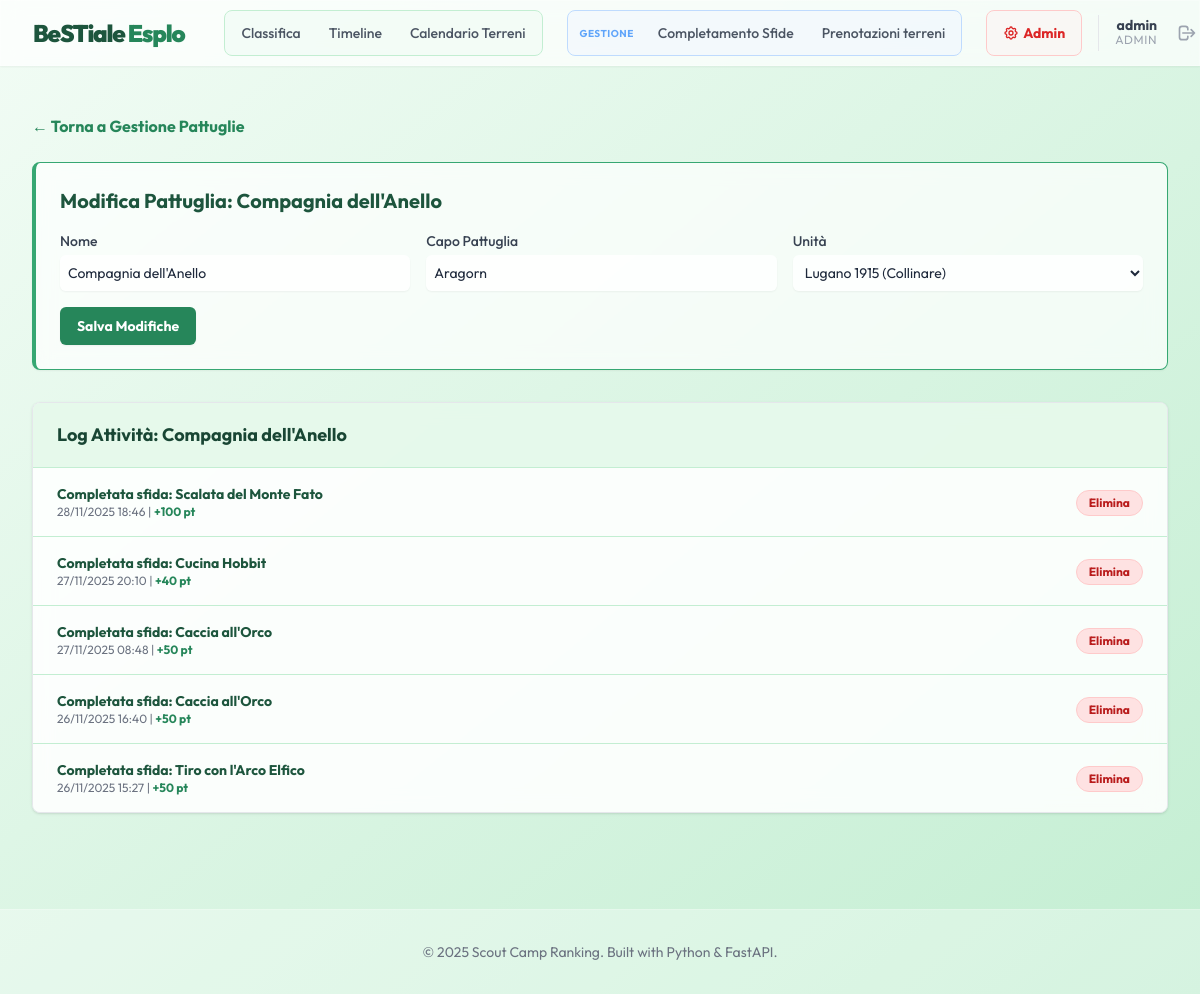
/admin/pattuglie/1 (signed in), run on the app's committed database.
### app/models.py (models this page shows)
class User(Base):
    __tablename__ = "users"
    id: Mapped[int] = mapped_column(primary_key=True, index=True)
    username: Mapped[str] = mapped_column(unique=True, index=True)
    password_hash: Mapped[str] = mapped_column()
    role: Mapped[str] = mapped_column()  # 'unit', 'tech', 'admin'
    unita_id: Mapped[int | None] = mapped_column(ForeignKey("unita.id"), nullable=True)
    unita: Mapped[Optional["Unita"]] = relationship()

class Pattuglia(Base):
    __tablename__ = "pattuglie"
    id: Mapped[int] = mapped_column(primary_key=True, index=True)
    name: Mapped[str] = mapped_column(unique=True, index=True)
    capo_pattuglia: Mapped[str] = mapped_column()
    unita_id: Mapped[int] = mapped_column(ForeignKey("unita.id"))
    current_score: Mapped[int] = mapped_column(default=0)
    unita: Mapped["Unita"] = relationship(back_populates="pattuglie")
    completions: Mapped[list["Completion"]] = relationship(back_populates="pattuglia")

class Unita(Base):
    __tablename__ = "unita"
    id: Mapped[int] = mapped_column(primary_key=True, index=True)
    name: Mapped[str] = mapped_column(unique=True, index=True)
    sottocampo: Mapped[str] = mapped_column()
    pattuglie: Mapped[list["Pattuglia"]] = relationship(back_populates="unita")

class Completion(Base):
    __tablename__ = "completions"
    id: Mapped[int] = mapped_column(primary_key=True, index=True)
    pattuglia_id: Mapped[int] = mapped_column(ForeignKey("pattuglie.id"))
    challenge_id: Mapped[int] = mapped_column(ForeignKey("challenges.id"))
    timestamp: Mapped[datetime] = mapped_column(default=datetime.utcnow)
    pattuglia: Mapped["Pattuglia"] = relationship(back_populates="completions")
    challenge: Mapped["Challenge"] = relationship(back_populates="completions")

class Challenge(Base):
    __tablename__ = "challenges"
    id: Mapped[int] = mapped_column(primary_key=True, index=True)
    name: Mapped[str] = mapped_column(unique=True, index=True)
    description: Mapped[str] = mapped_column()
    points: Mapped[int] = mapped_column()
    is_fungo: Mapped[bool] = mapped_column(default=False)
    reward_tokens: Mapped[int] = mapped_column(default=0)
    completions: Mapped[list["Completion"]] = relationship(back_populates="challenge")

### app/routers/admin.py (the view)
@router.get("/pattuglie/{pattuglia_id}", response_class=HTMLResponse)
async def edit_pattuglia_form(
    pattuglia_id: int, request: Request, db: Session = Depends(get_db), user: User = Depends(get_admin_user)
):
    pattuglia = db.query(Pattuglia).filter(Pattuglia.id == pattuglia_id).first()
    unita = db.query(Unita).all()
    if not pattuglia:
        raise HTTPException(status_code=404, detail="Pattuglia not found")
    completions = (
        db.query(Completion)
        .filter(Completion.pattuglia_id == pattuglia_id)
        .options(joinedload(Completion.challenge))
        .order_by(Completion.timestamp.desc())
        .all()
    )
    return templates.TemplateResponse(
        "edit_pattuglia.html",
        {"request": request, "pattuglia": pattuglia, "unita": unita, "completions": completions, "user": user},
    )

### app/templates/edit_pattuglia.html
{% extends "base.html" %}
{% block content %}
<div class="px-4 py-6 sm:px-0">
    <div class="mb-6">
        <a href="/admin/pattuglie" class="text-scout-600 hover:text-scout-800 font-bold">← Torna a Gestione
            Pattuglie</a>
    </div>
    <div class="glass p-6 rounded-lg shadow-sm border-l-4 border-scout-500 mb-8">
        <h2 class="text-xl font-bold mb-4 text-scout-800">Modifica Pattuglia: {{ pattuglia.name }}</h2>
        <form action="/admin/pattuglie/{{ pattuglia.id }}/edit" method="post" class="space-y-4">
            <div class="grid grid-cols-1 md:grid-cols-3 gap-4">
                <div>
                    <label class="block text-sm font-medium text-gray-700">Nome</label>
                    <input type="text" name="name" value="{{ pattuglia.name }}" required
                        class="mt-1 block w-full rounded-md border-gray-300 shadow-sm focus:border-scout-500 focus:ring-scout-500 sm:text-sm p-2 bg-white/80">
                </div>
                <div>
                    <label class="block text-sm font-medium text-gray-700">Capo Pattuglia</label>
                    <input type="text" name="capo_pattuglia" value="{{ pattuglia.capo_pattuglia }}" required
                        class="mt-1 block w-full rounded-md border-gray-300 shadow-sm focus:border-scout-500 focus:ring-scout-500 sm:text-sm p-2 bg-white/80">
                </div>
                <div>
                    <label class="block text-sm font-medium text-gray-700">Unità</label>
                    <select name="unita_id" required
                        class="mt-1 block w-full rounded-md border-gray-300 shadow-sm focus:border-scout-500 focus:ring-scout-500 sm:text-sm p-2 bg-white/80">
                        {% for u in unita %}
                        <option value="{{ u.id }}" {% if u.id==pattuglia.unita_id %}selected{% endif %}>{{ u.name }} ({{
                            u.sottocampo }})</option>
                        {% endfor %}
                    </select>
                </div>
            </div>
            <button type="submit"
                class="w-full md:w-auto flex justify-center py-2 px-4 border border-transparent rounded-md shadow-sm text-sm font-bold text-white bg-scout-600 hover:bg-scout-700">
                Salva Modifiche
            </button>
        </form>
    </div>
    <div class="glass shadow overflow-hidden border-b border-gray-200 sm:rounded-lg overflow-x-auto">
        <div class="px-4 py-5 sm:px-6 bg-scout-100/80 border-b border-scout-200">
            <h3 class="text-lg leading-6 font-bold text-scout-900">Log Attività: {{ pattuglia.name }}</h3>
        </div>
        <ul role="list" class="divide-y divide-scout-200 bg-white/60">
            {% for c in completions %}
            <li class="px-4 py-4 sm:px-6 hover:bg-white/80 transition-colors duration-150">
                <div class="flex items-center justify-between">
                    <div class="flex flex-col">
                        <p class="text-sm font-bold text-scout-800 truncate">
                            Completata sfida: {{ c.challenge.name }}
                        </p>
                        <p class="text-xs text-gray-500">
                            {{ c.timestamp.strftime('%d/%m/%Y %H:%M') }} | <span class="text-scout-600 font-bold">+{{
                                c.challenge.points }} pt</span>
                        </p>
                    </div>
                    <div class="ml-2 flex-shrink-0 flex">
                        <form action="/admin/rollback/{{ c.id }}" method="post"
                            onsubmit="return confirm('Sei sicuro di voler annullare questa azione?');">
                            <button type="submit"
                                class="px-3 py-1 text-xs font-bold text-red-700 bg-red-100 rounded-full hover:bg-red-200 border border-red-200">
                                Elimina
                            </button>
                        </form>
                    </div>
                </div>
            </li>
            {% else %}
            <li class="px-4 py-4 sm:px-6 text-sm text-gray-500">Nessuna attività registrata.</li>
            {% endfor %}
        </ul>
    </div>
</div>
{% endblock %}

### app/templates/base.html (shortened to what this page needs)
<!DOCTYPE html>
<html lang="it">
<head>
    <script src="https://cdn.tailwindcss.com"></script>
</head>
<body class="bg-gradient-to-br from-scout-50 to-scout-200 min-h-screen text-slate-800">
    <nav class="glass sticky top-0 z-50 shadow-sm">
        <div class="max-w-7xl mx-auto px-4 sm:px-6 lg:px-8">
            <div class="flex justify-between h-16">
                <div class="flex-shrink-0 flex items-center">
                    <span class="font-black text-2xl tracking-tighter text-scout-800">
                        BeSTiale <span class="text-scout-600">Esplo</span>
                    </span>
                    <div class="hidden sm:flex sm:items-center sm:space-x-6 ml-10">
                        <div class="flex space-x-1 bg-scout-50/80 rounded-lg p-1 border border-scout-200 items-center">
                            <a href="/"
                                class="px-3 py-2 rounded-md text-sm font-medium text-gray-600 hover:text-scout-700 hover:bg-white/60 transition-colors">
                                Classifica
                            </a>
                            <a href="/timeline"
                                class="px-3 py-2 rounded-md text-sm font-medium text-gray-600 hover:text-scout-700 hover:bg-white/60 transition-colors">
                                Timeline
                            </a>
                            <a href="/prenotazioni"
                                class="px-3 py-2 rounded-md text-sm font-medium text-gray-600 hover:text-scout-700 hover:bg-white/60 transition-colors">
                                Calendario Terreni
                            </a>
                        </div>
                        {% if user and user.role in ['tech', 'admin'] %}
                        <div class="flex space-x-1 bg-blue-50/50 rounded-lg p-1 border border-blue-200 items-center">
                            <span
                                class="px-2 text-[10px] font-bold text-blue-400 uppercase tracking-wider hidden lg:block">Gestione</span>
                            <a href="/input"
                                class="px-3 py-2 rounded-md text-sm font-medium text-gray-600 hover:text-blue-700 hover:bg-white/60 transition-colors">
                                Completamento Sfide
                            </a>
                            <a href="/gestione-terreni"
                                class="px-3 py-2 rounded-md text-sm font-medium text-gray-600 hover:text-blue-700 hover:bg-white/60 transition-colors">
                                Prenotazioni terreni
                            </a>
                        </div>
                        {% endif %}
                    </div>
                    <div class="flex items-center space-x-4 ml-6">
                        {% if user and user.role == 'admin' %}
                        <div class="flex space-x-1 bg-red-50/50 rounded-lg p-1 border border-red-200">
                            <a href="/admin"
                                class="flex items-center px-3 py-2 rounded-md text-sm font-bold text-red-600 hover:text-red-800 hover:bg-white/60 transition-colors">
                                Admin
                            </a>
                        </div>
                        {% endif %}
                        {% if user %}
                        <div class="flex items-center space-x-3 pl-4 border-l border-gray-200">
                            <div class="flex flex-col text-right hidden md:flex">
                                <span class="text-sm font-bold text-gray-700 leading-none">{{ user.username }}</span>
                                <span class="text-xs text-gray-400 uppercase tracking-wider">{{ user.role }}</span>
                            </div>
                            <a href="/logout"
                                class="p-2 text-gray-400 hover:text-red-600 rounded-full hover:bg-red-50 transition-colors"
                                title="Esci">
                                <svg xmlns="http://www.w3.org/2000/svg" class="h-5 w-5" fill="none" viewBox="0 0 24 24"
                                    stroke="currentColor">
                                    <path stroke-linecap="round" stroke-linejoin="round" stroke-width="2"
                                        d="M17 16l4-4m0 0l-4-4m4 4H7m6 4v1a3 3 0 01-3 3H6a3 3 0 01-3-3V7a3 3 0 013-3h4a3 3 0 013 3v1" />
                                </svg>
                            </a>
                        </div>
                        {% endif %}
                    </div>
                </div>
            </div>
    </nav>
    <main class="max-w-7xl mx-auto py-6 sm:px-6 lg:px-8">
        {% block content %}{% endblock %}
    </main>
    <footer class="bg-white/30 border-t border-white/20 mt-12 py-8">
        <div class="max-w-7xl mx-auto px-4 text-center text-gray-500 text-sm">
            &copy; 2025 Scout Camp Ranking. Built with Python & FastAPI.
        </div>
    </footer>
</body>
</html>

### app/templates/base.html (style rules this page uses)
body { font-family: 'Outfit', sans-serif; }
.glass { background: rgba(255, 255, 255, 0.7); backdrop-filter: blur(10px); -webkit-backdrop-filter: blur(10px); border: 1px solid rgba(255, 255, 255, 0.3); }

### data on the page
User: username "admin", role "ADMIN"
Pattuglia: name "Compagnia dell'Anello", capo_pattuglia "Aragorn", unita_id "Lugano 1915 (Collinare)"
Completion: challenge.name "Scalata del Monte Fato", timestamp "28/11/2025 18:46", challenge.points "100"
Completion: challenge.name "Cucina Hobbit", timestamp "27/11/2025 20:10", challenge.points "40"
Completion: challenge.name "Caccia all'Orco", timestamp "27/11/2025 08:48", challenge.points "50"
Completion: challenge.name "Caccia all'Orco", timestamp "26/11/2025 16:40", challenge.points "50"
Completion: challenge.name "Tiro con l'Arco Elfico", timestamp "26/11/2025 15:27", challenge.points "50"
